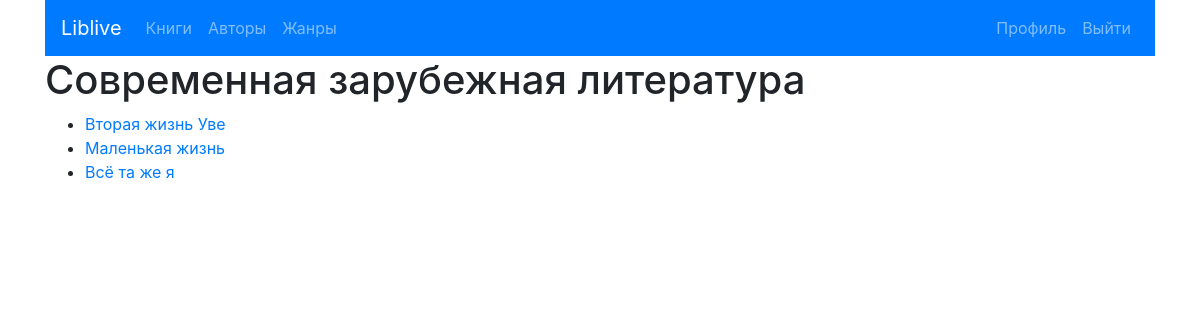
Page /genre/6/ (signed in) on the committed database.
### liv/models.py (models this page shows, shortened)
class Genre(models.Model):
    name = models.CharField(max_length=200)

class BookFromLivelib(models.Model):
    link = models.CharField(max_length=200)
    title = models.CharField(max_length=200)
    author = models.ForeignKey(Author, on_delete=models.CASCADE)
    tags = models.ManyToManyField(Genre)
    cover = models.CharField(max_length=200)
    rating = models.FloatField()
    description = models.TextField()
    user = models.ForeignKey(User, on_delete=models.CASCADE)
    linkkey = models.CharField(max_length=200)
    def __str__(self):
        return self.title

### liv/views.py (the view)
# urls.py: path('genre/<int:pk>/', views.GenreDetailView.as_view(), name='genre-detail'),
class GenreDetailView(LoginRequiredMixin ,generic.DetailView):
    model = Genre
    template_name = 'liv/genre_detail.html'

### liv/templates/liv/genre_detail.html
{% extends "liv/base.html" %}
{% block content %}
    <h1>{{ genre.name }}</h1>
    <ul>
        {% for book in genre.bookfromlivelib_set.all %}
            {% if book.user == user %}
                <li><a href="{% url 'liv:book-detail' book.id %}">{{ book }}</a></li>
            {% endif %}
        {% endfor %}
    </ul>
{% endblock %}

### rows in the picture
Genre: name "Современная зарубежная литература"
BookFromLivelib: title "Вторая жизнь Уве"
BookFromLivelib: title "Маленькая жизнь"
BookFromLivelib: title "Всё та же я"
